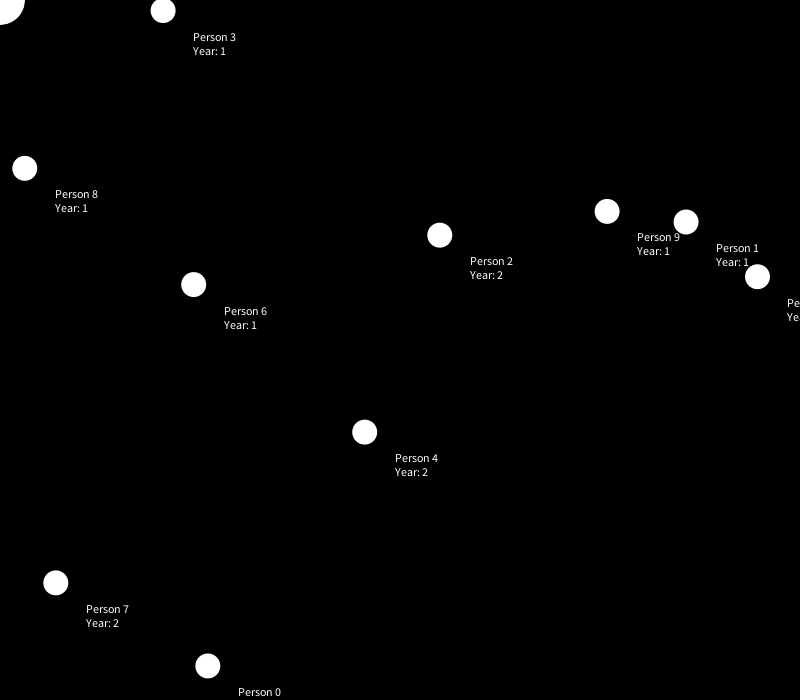
Frame 1 (no input)
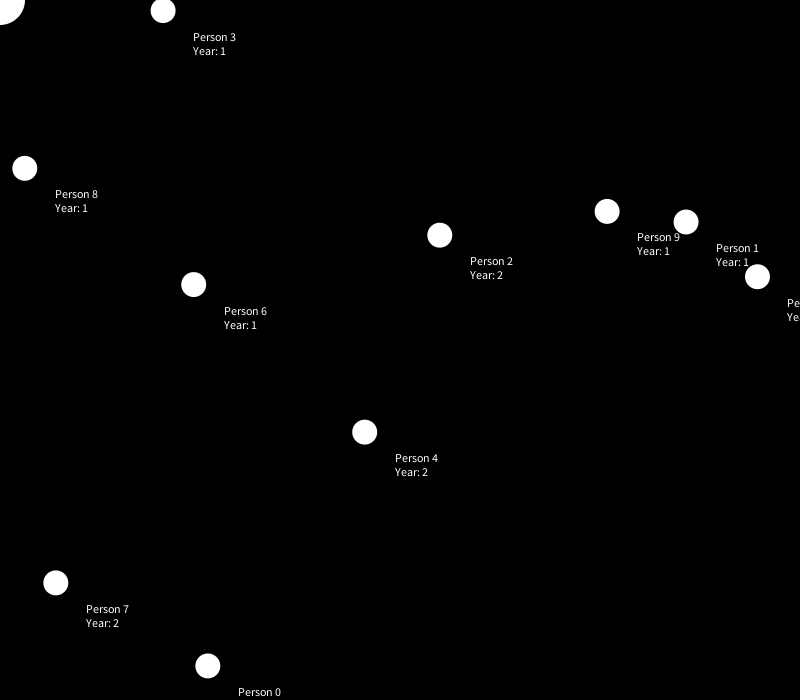
Frame 60 (the mouse pressed at the canvas centre just before this capture)
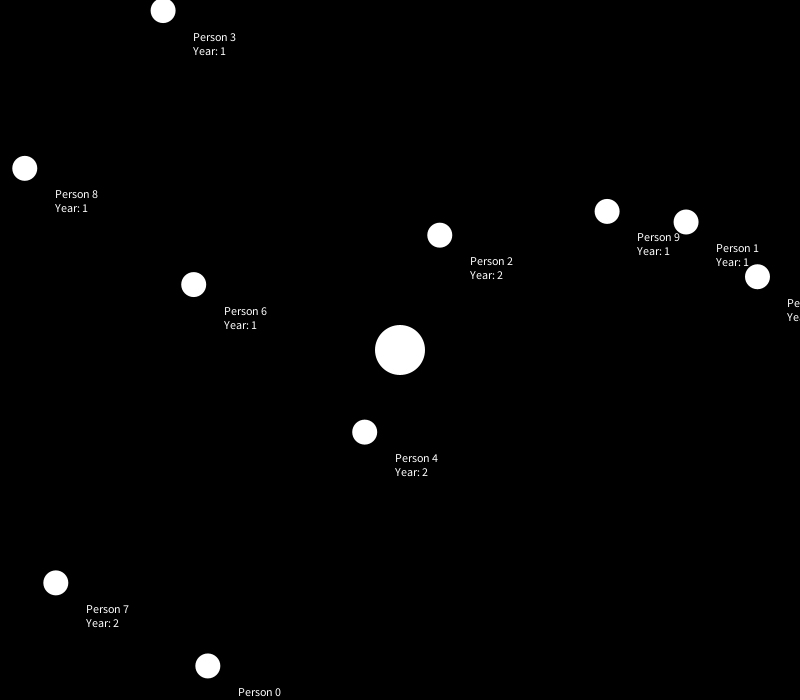
Frame 120 (the mouse held since frame 60 and released just before this capture)

The Processing sketch that drew these frames (run headless with seeded random() and noise(); from frame 60 on, the mouse is pressed at the canvas centre):

// Processing sketch: tutorial_1
// ── tutorial_1.pde
//Step 1: Allocate memory for instances of Person class
ArrayList<Person> people;

//Runs once
void setup(){
  size(800,700);
  
  background(0); //Black
  //background(255); //White
  
  people = new ArrayList<Person>();
  
  for (int i=0; i<10; i++){
    Person p = new Person("Person " + i, str(int(random(1,5))));
    people.add(p);
  }
}

//Runs approxiamtely 60 FPS
void draw(){
    
  //clear();
  background(0);
  fill(255);
  ellipse(mouseX,mouseY,50,50);
  
  //draw person object
  for (Person p: people){
   p.draw(); 
  }
  
}

// ── Connection.pde
//Class that represents and draws connection between two people

class Connection{
  
  Person origin;
  Person destination;
  String type;
  
  Connection(Person p1, Person p2, String _type) {
    origin = p1;
    destination = p2;
    type = _type;
  }
  
  void draw() {
    float x1 = origin.screenLocation.x;
    float y1 = origin.screenLocation.y;
    float x2 = destination.screenLocation.x;
    float y2 = destination.screenLocation.y;
    
    strokeWeight(5); //line width of 5 pixels
    stroke(255,100); //white but translucent 100/255 --> grey-ish
    line(x1, y1, x2, y2);
    
    fill(255); //white text
    text(type, (x1+x2)/2, (y1+y2)/2);
  }
  
}

//Coloring in Processing

//fill() --> fill shapes with solid colors and colors text
//stroke() --> color outine of shapes and lines

// ── Person.pde
//This Person class with represent people in our class

class Person {
 
  String name;
  String year;
  PVector screenLocation;
  
  Person(String _name, String _year){
   name = _name;
   year = _year;
   //screenLocation = new PVector(width/2, height/2);
   randomLocation();
  }
  
  void randomLocation(){
   screenLocation = new PVector(random(width), random(height)); 
  }
  
  void draw(){
   noStroke(); //no outline around drawing
   fill(255); //white fill
   ellipse(screenLocation.x, screenLocation.y, 25, 25);
   
   text(name + "\nYear: " + year, screenLocation.x + 30, screenLocation.y + 30);
  }
  
}
